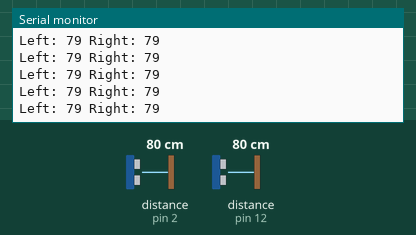
The sketch below on a simulated Arduino Uno, built with avr-gcc and run on an emulated ATmega328P. On the bench: the last lines printed to the serial monitor. Wiring (inferred from the names in the program): 2 × ultrasonic range finder: trigger pin 3, echo pin 2 / trigger pin 13, echo pin 12. Inputs (shaded band) come from the test bench; at power-on: distance to the obstacle (sensors on pin 2, pin 12) 80 cm. The echo pulse lasts 58.3 µs per cm.

Above: at 1.2 s.
1.3 s: distance to the obstacle (sensor on pin 2) set to 2 cm
At 2.2 s:
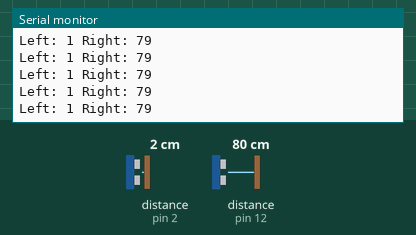
4.3 s: distance to the obstacle (sensor on pin 12) set to 2 cm
At 5.3 s:
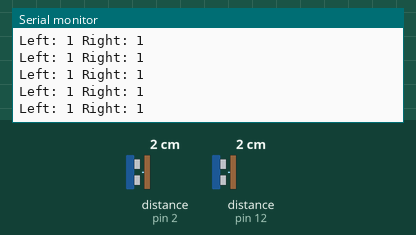
7.3 s: distance to the obstacle (sensor on pin 2) set to 18 cm
At 8.3 s:
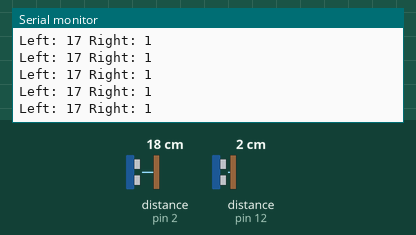
10.3 s: distance to the obstacle (sensor on pin 12) set to 120 cm
At 11.3 s:
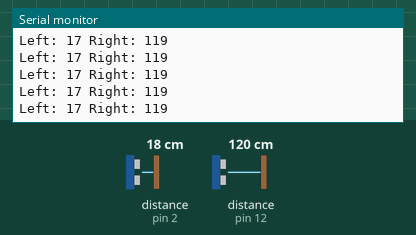
13.3 s: distance to the obstacle (sensor on pin 2) set to 120 cm
At 14.3 s:
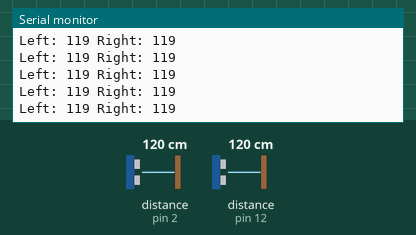
16.3 s: distance to the obstacle (sensor on pin 2) set to 4 cm
At 17.0 s:
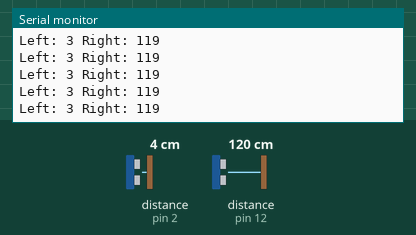
Timing chart, 0 to 19.3 s (numbered marks = the images above; inputs shaded):
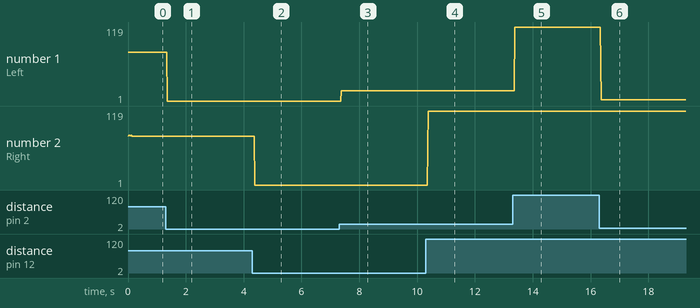

The sketch:

double_ults.ino
```cpp
int rightTriggerPIN = 13;
int rightEchoPIN = 12;
//right^

//left v
int leftTriggerPIN = 3;
int leftEchoPIN = 2;
void setup(){
  pinMode(rightTriggerPIN,OUTPUT);
  pinMode(rightEchoPIN,INPUT);
  pinMode(leftTriggerPIN,OUTPUT);
  pinMode(leftEchoPIN,INPUT);
  Serial.begin(9600);
  }
void loop(){
  digitalWrite(rightTriggerPIN,LOW);
  delayMicroseconds(2);
  digitalWrite(rightTriggerPIN,HIGH);
  delayMicroseconds(2);
  digitalWrite(rightTriggerPIN,LOW);
  long timedelay = pulseIn(rightEchoPIN,HIGH);
  int distance1 = 0.0343 * (timedelay/2);
  //Serial.print("Sensor 1 : ");
  //Serial.print(distance1);
  delayMicroseconds(2);
  digitalWrite(leftTriggerPIN,LOW);
  delayMicroseconds(2);
  digitalWrite(leftTriggerPIN,HIGH);
  delayMicroseconds(2);
  digitalWrite(leftTriggerPIN,LOW);
  long td = pulseIn(leftEchoPIN,HIGH);
  int distance2 = 0.0343 * (td/2);
  Serial.print("Left: ");
  Serial.print(distance2);
  Serial.print(" Right: ");
  Serial.print(distance1);
  Serial.println(" ");
}
```

Measured:
- after the input at 1.3 s, the serial monitor: prints a new line after 0.06 s (image 1)
- after the input at 4.3 s, the serial monitor: prints a new line after 0.08 s (image 2)
- after the input at 7.3 s, the serial monitor: prints a new line after 0.08 s (image 3)
- after the input at 10.3 s, the serial monitor: prints a new line after 0.08 s (image 4)
- after the input at 13.3 s, the serial monitor: prints a new line after 0.08 s (image 5)
- after the input at 16.3 s, the serial monitor: prints a new line after 0.07 s (image 6)
- plotted number 1: 79 → 1 after the input at 1.3 s, 1 → 17 after the input at 7.3 s, 119 → 3 after the input at 16.3 s
- plotted number 2: 1 → 119 after the input at 10.3 s
